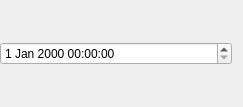
<?xml version="1.0" encoding="UTF-8"?>
<ui version="4.0">
 <class>TimeInput</class>
 <widget class="QWidget" name="TimeInput">
  <property name="geometry">
   <rect>
    <x>0</x>
    <y>0</y>
    <width>243</width>
    <height>107</height>
   </rect>
  </property>
  <property name="contextMenuPolicy">
   <enum>Qt::DefaultContextMenu</enum>
  </property>
  <property name="windowTitle">
   <string>Form</string>
  </property>
  <layout class="QVBoxLayout" name="verticalLayout">
   <property name="leftMargin">
    <number>0</number>
   </property>
   <item>
    <widget class="QDateTimeEdit" name="dateTimeEdit"/>
   </item>
  </layout>
 </widget>
 <resources/>
 <connections/>
</ui>
